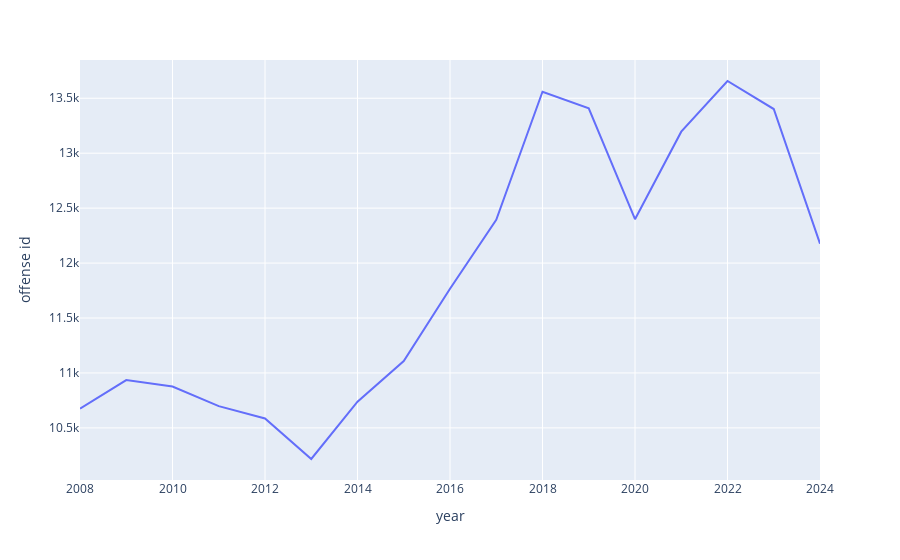

This figure's notebook cell:
### Code cell
px.line(funcoes.df_filtrado_taxa_cem_mil(dff[(dff['year']>=2008) & (dff['year']<2025)], df_population, 'nibrs crime against category', 'PERSON'), x='year', y='offense id')

### Figure 1 — Plotly figure (JSON) as saved in the notebook; plotly's stock layout.template omitted (floating-point values rounded to 4 significant figures)
{"data": [{"hovertemplate": "year=%{x}<br>offense id=%{y}<extra></extra>", "legendgroup": "", "line": {"color": "#636efa", "dash": "solid"}, "marker": {"symbol": "circle"}, "mode": "lines", "name": "", "orientation": "v", "showlegend": false, "type": "scatter", "x": [2008, 2009, 2010, 2011, 2012, 2013, 2014, 2015, 2016, 2017, 2018, 2019, 2020, 2021, 2022, 2023, 2024], "xaxis": "x", "y": [10676, 10935, 10877, 10698, 10586, 10217, 10739, 11108, 11766, 12394, 13559, 13408, 12399, 13196, 13657, 13402, 12177], "yaxis": "y"}], "layout": {"legend": {"tracegroupgap": 0}, "margin": {"t": 60}, "xaxis": {"anchor": "y", "domain": [0, 1], "title": {"text": "year"}}, "yaxis": {"anchor": "x", "domain": [0, 1], "title": {"text": "offense id"}}}}
